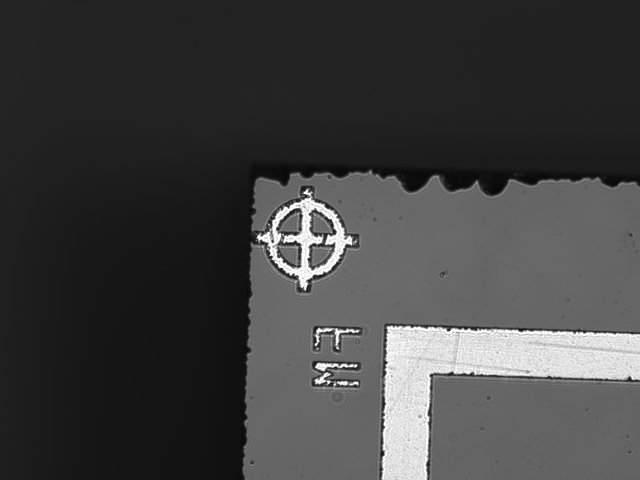
//> input picture Gantry_Vision/data/Focus/01.png, 640 x 480 px
$ ./focus   (built with g++ and OpenCV 4)
//> lines starting //> are read from the running program, lines starting //| are printed output that depends on the picture
#include "opencv2/highgui/highgui.hpp"
#include "opencv2/imgproc/imgproc.hpp"

#include <iostream>
#include <cstdio>
#include <string>
#include <set>

using namespace cv;
using namespace std;

//#define INTERACTIVE

// [6 lines left out: function show, not called in this run]

/** getFocus
  * Uses 'LAPV' algorithm (Pech2000)
  * As found here: http://stackoverflow.com/questions/7765810/is-there-a-way-to-detect-if-an-image-is-blurry
  */
double getFocus(Mat &img){
    int kernelSize = 5;

#ifdef INTERACTIVE
    show(img);
#endif

    Mat lap;
    Laplacian(img, lap, CV_64F);

#ifdef INTERACTIVE
    show(img);
#endif
    Scalar mu, sigma;
    meanStdDev(lap, mu, sigma);

    double focusMeasure = sigma.val[0]*sigma.val[0];
    return focusMeasure;
}


void do_all(){

    for(int i = 1; i <= 20; i++){
        string fileName;
        fileName += "./data/Focus/";
        char buf[10];
        sprintf(buf,"%02d",i);
        fileName += buf;
        fileName += ".png";
        Mat img = imread(fileName, IMREAD_GRAYSCALE);
//> img is the input picture: 480 rows x 640 cols, CV_8UC1; min 7, max 255, mean 64.2
        double focus = getFocus(img);
//> in getFocus, `Laplacian(img, lap, CV_64F);`:
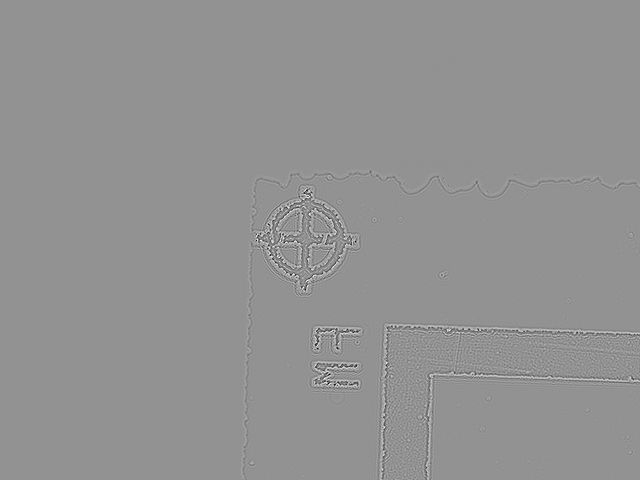
//> lap: 480 rows x 640 cols, CV_64FC1; min -362, max 269, mean 0; drawn with min black and max white
//> in getFocus, `meanStdDev(lap, mu, sigma);`: mu = Scalar(-0.000107); sigma = Scalar(16.82)
//> in getFocus, `double focusMeasure = sigma.val[0]*sigma.val[0];`: focusMeasure = 282.9
//> focus = 282.9
        cout << i << ": " << focus << endl;
//| 1: 282.851
    }
//> pass 2 of the loop in do_all, `for(int i = 1; i <= 20; i++)`:
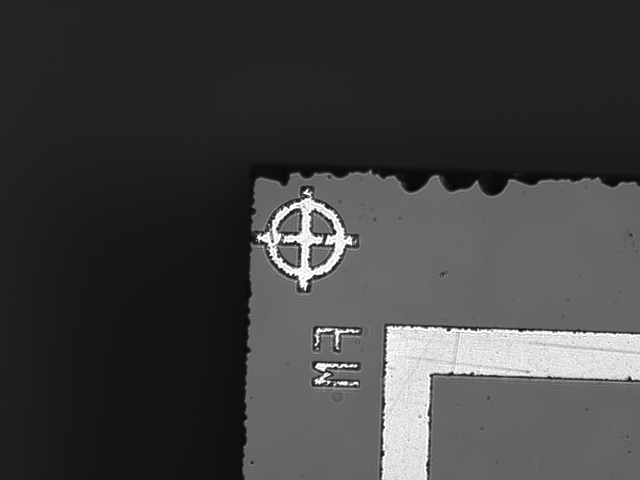
//> input picture Gantry_Vision/data/Focus/02.png, 640 x 480 px
//> in do_all, img is the input picture: 480 rows x 640 cols, CV_8UC1; min 7, max 255, mean 64.2
//> in getFocus (call 2), `Laplacian(img, lap, CV_64F);`:
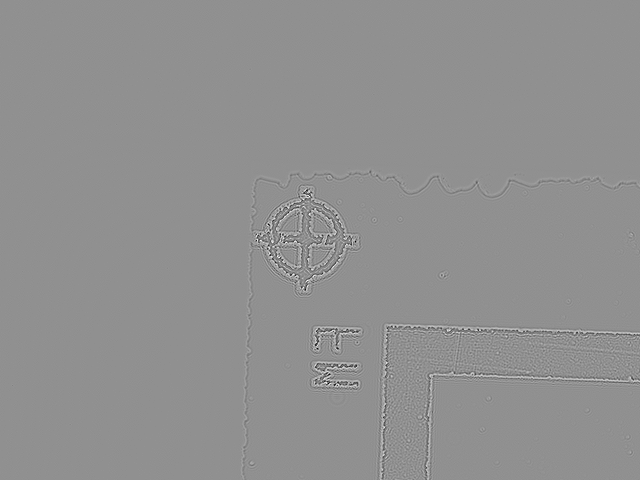
//> lap: 480 rows x 640 cols, CV_64FC1; min -361, max 276, mean 0; drawn with min black and max white
//> mu = Scalar(5.21e-05); sigma = Scalar(17.06)
//> focusMeasure = 291
//| 2: 291.004
}


// [20 lines left out: function main, not called in this run]

// added to run one function of the file
//> (the run ends here: the program stops with an error, at `Laplacian(img, lap, CV_64F);`)
